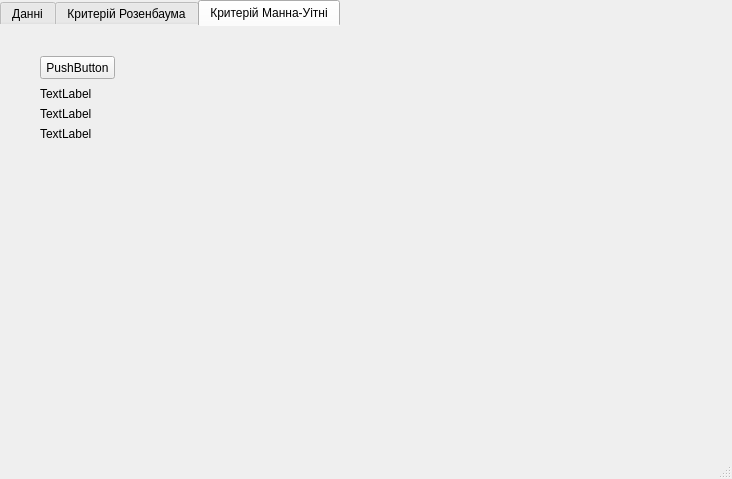
<?xml version="1.0" encoding="UTF-8"?>
<ui version="4.0">
 <class>MainWindow</class>
 <widget class="QMainWindow" name="MainWindow">
  <property name="geometry">
   <rect>
    <x>0</x>
    <y>0</y>
    <width>732</width>
    <height>479</height>
   </rect>
  </property>
  <property name="windowTitle">
   <string>MainWindow</string>
  </property>
  <widget class="QWidget" name="centralWidget">
   <property name="autoFillBackground">
    <bool>false</bool>
   </property>
   <widget class="QTabWidget" name="tabWidget">
    <property name="geometry">
     <rect>
      <x>0</x>
      <y>0</y>
      <width>732</width>
      <height>431</height>
     </rect>
    </property>
    <property name="styleSheet">
     <string notr="true">QTabWidget::pane { /* The tab widget frame */
    border-top: 0px solid #C2C7CB;
}</string>
    </property>
    <property name="currentIndex">
     <number>2</number>
    </property>
    <widget class="QWidget" name="tab">
     <property name="enabled">
      <bool>true</bool>
     </property>
     <property name="palette">
      <palette>
       <active>
        <colorrole role="Base">
         <brush brushstyle="SolidPattern">
          <color alpha="255">
           <red>255</red>
           <green>255</green>
           <blue>255</blue>
          </color>
         </brush>
        </colorrole>
        <colorrole role="Window">
         <brush brushstyle="SolidPattern">
          <color alpha="255">
           <red>240</red>
           <green>240</green>
           <blue>240</blue>
          </color>
         </brush>
        </colorrole>
       </active>
       <inactive>
        <colorrole role="Base">
         <brush brushstyle="SolidPattern">
          <color alpha="255">
           <red>255</red>
           <green>255</green>
           <blue>255</blue>
          </color>
         </brush>
        </colorrole>
        <colorrole role="Window">
         <brush brushstyle="SolidPattern">
          <color alpha="255">
           <red>240</red>
           <green>240</green>
           <blue>240</blue>
          </color>
         </brush>
        </colorrole>
       </inactive>
       <disabled>
        <colorrole role="Base">
         <brush brushstyle="SolidPattern">
          <color alpha="255">
           <red>240</red>
           <green>240</green>
           <blue>240</blue>
          </color>
         </brush>
        </colorrole>
        <colorrole role="Window">
         <brush brushstyle="SolidPattern">
          <color alpha="255">
           <red>240</red>
           <green>240</green>
           <blue>240</blue>
          </color>
         </brush>
        </colorrole>
       </disabled>
      </palette>
     </property>
     <attribute name="title">
      <string>Данні</string>
     </attribute>
     <widget class="QWidget" name="verticalLayoutWidget">
      <property name="geometry">
       <rect>
        <x>20</x>
        <y>10</y>
        <width>131</width>
        <height>331</height>
       </rect>
      </property>
      <layout class="QVBoxLayout" name="verticalLayout">
       <item>
        <widget class="QDoubleSpinBox" name="doubleSpinBox"/>
       </item>
       <item>
        <widget class="QListWidget" name="listWidget"/>
       </item>
       <item>
        <widget class="QPushButton" name="pushButton">
         <property name="text">
          <string>add to table</string>
         </property>
        </widget>
       </item>
      </layout>
     </widget>
     <widget class="QTableWidget" name="tableWidget">
      <property name="geometry">
       <rect>
        <x>160</x>
        <y>40</y>
        <width>541</width>
        <height>161</height>
       </rect>
      </property>
     </widget>
    </widget>
    <widget class="QWidget" name="tab_2">
     <attribute name="title">
      <string>Критерій Розенбаума</string>
     </attribute>
     <widget class="QPushButton" name="pushButton_2">
      <property name="geometry">
       <rect>
        <x>40</x>
        <y>40</y>
        <width>75</width>
        <height>23</height>
       </rect>
      </property>
      <property name="text">
       <string>PushButton</string>
      </property>
     </widget>
     <widget class="QLabel" name="label">
      <property name="geometry">
       <rect>
        <x>40</x>
        <y>80</y>
        <width>201</width>
        <height>16</height>
       </rect>
      </property>
      <property name="text">
       <string>TextLabel</string>
      </property>
     </widget>
     <widget class="QLabel" name="label_2">
      <property name="geometry">
       <rect>
        <x>40</x>
        <y>100</y>
        <width>171</width>
        <height>16</height>
       </rect>
      </property>
      <property name="text">
       <string>TextLabel</string>
      </property>
     </widget>
     <widget class="QLabel" name="label_3">
      <property name="geometry">
       <rect>
        <x>40</x>
        <y>120</y>
        <width>191</width>
        <height>16</height>
       </rect>
      </property>
      <property name="text">
       <string>TextLabel</string>
      </property>
     </widget>
     <widget class="QLabel" name="label_4">
      <property name="geometry">
       <rect>
        <x>40</x>
        <y>140</y>
        <width>181</width>
        <height>16</height>
       </rect>
      </property>
      <property name="text">
       <string>TextLabel</string>
      </property>
     </widget>
     <widget class="QLabel" name="label_5">
      <property name="geometry">
       <rect>
        <x>40</x>
        <y>160</y>
        <width>231</width>
        <height>16</height>
       </rect>
      </property>
      <property name="text">
       <string>TextLabel</string>
      </property>
     </widget>
     <widget class="QLabel" name="label_6">
      <property name="geometry">
       <rect>
        <x>40</x>
        <y>180</y>
        <width>81</width>
        <height>16</height>
       </rect>
      </property>
      <property name="text">
       <string>TextLabel</string>
      </property>
     </widget>
     <widget class="QLabel" name="label_7">
      <property name="geometry">
       <rect>
        <x>40</x>
        <y>200</y>
        <width>121</width>
        <height>16</height>
       </rect>
      </property>
      <property name="text">
       <string>TextLabel</string>
      </property>
     </widget>
    </widget>
    <widget class="QWidget" name="tab_3">
     <attribute name="title">
      <string>Критерій Манна-Уітні</string>
     </attribute>
     <widget class="QPushButton" name="pushButton_3">
      <property name="geometry">
       <rect>
        <x>40</x>
        <y>30</y>
        <width>75</width>
        <height>23</height>
       </rect>
      </property>
      <property name="text">
       <string>PushButton</string>
      </property>
     </widget>
     <widget class="QLabel" name="label_8">
      <property name="geometry">
       <rect>
        <x>40</x>
        <y>60</y>
        <width>71</width>
        <height>16</height>
       </rect>
      </property>
      <property name="text">
       <string>TextLabel</string>
      </property>
     </widget>
     <widget class="QLabel" name="label_9">
      <property name="geometry">
       <rect>
        <x>40</x>
        <y>80</y>
        <width>71</width>
        <height>16</height>
       </rect>
      </property>
      <property name="text">
       <string>TextLabel</string>
      </property>
     </widget>
     <widget class="QLabel" name="label_10">
      <property name="geometry">
       <rect>
        <x>40</x>
        <y>100</y>
        <width>91</width>
        <height>16</height>
       </rect>
      </property>
      <property name="text">
       <string>TextLabel</string>
      </property>
     </widget>
    </widget>
   </widget>
  </widget>
  <widget class="QMenuBar" name="menuBar">
   <property name="geometry">
    <rect>
     <x>0</x>
     <y>0</y>
     <width>732</width>
     <height>21</height>
    </rect>
   </property>
  </widget>
  <widget class="QStatusBar" name="statusBar"/>
 </widget>
 <layoutdefault spacing="6" margin="11"/>
 <resources/>
 <connections/>
</ui>
